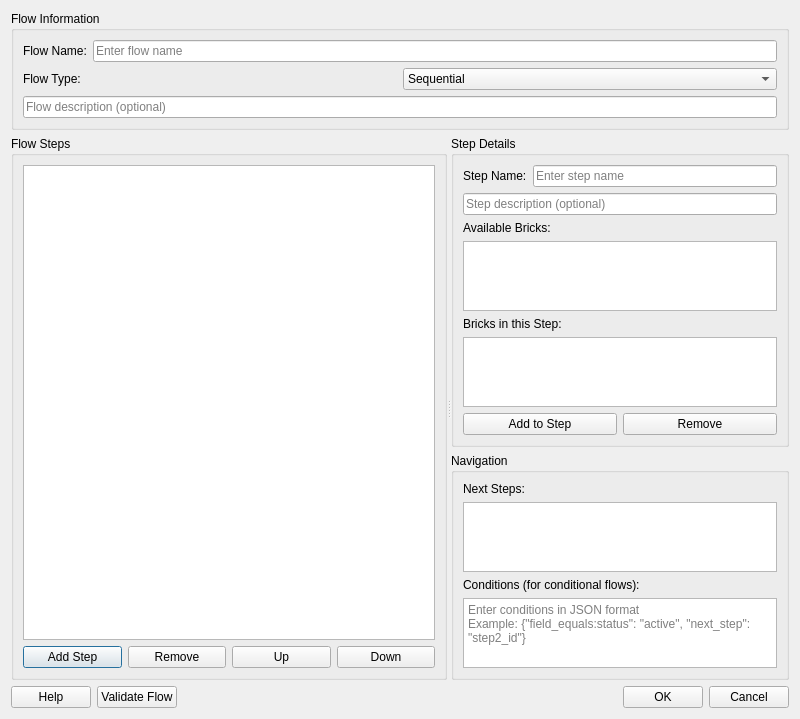
<?xml version="1.0" encoding="UTF-8"?>
<ui version="4.0">
 <class>FlowEditorDialog</class>
 <widget class="QDialog" name="FlowEditorDialog">
  <property name="geometry">
   <rect>
    <x>0</x>
    <y>0</y>
    <width>800</width>
    <height>600</height>
   </rect>
  </property>
  <property name="windowTitle">
   <string>Flow Editor</string>
  </property>
  <layout class="QVBoxLayout" name="dialogLayout">
   <item>
    <widget class="QGroupBox" name="flowInfoGroupBox">
     <property name="title">
      <string>Flow Information</string>
     </property>
     <layout class="QVBoxLayout" name="flowInfoLayout">
      <item>
       <layout class="QHBoxLayout" name="flowNameLayout">
        <item>
         <widget class="QLabel" name="flowNameLabel">
          <property name="text">
           <string>Flow Name:</string>
          </property>
         </widget>
        </item>
        <item>
         <widget class="QLineEdit" name="flowNameLineEdit">
          <property name="placeholderText">
           <string>Enter flow name</string>
          </property>
         </widget>
        </item>
       </layout>
      </item>
      <item>
       <layout class="QHBoxLayout" name="flowTypeLayout">
        <item>
         <widget class="QLabel" name="flowTypeLabel">
          <property name="text">
           <string>Flow Type:</string>
          </property>
         </widget>
        </item>
        <item>
         <widget class="QComboBox" name="flowTypeComboBox">
          <item>
           <property name="text">
            <string>Sequential</string>
           </property>
          </item>
          <item>
           <property name="text">
            <string>Conditional</string>
           </property>
          </item>
          <item>
           <property name="text">
            <string>Parallel</string>
           </property>
          </item>
          <item>
           <property name="text">
            <string>Dynamic</string>
           </property>
          </item>
         </widget>
        </item>
       </layout>
      </item>
      <item>
       <widget class="QLineEdit" name="flowDescriptionLineEdit">
        <property name="placeholderText">
         <string>Flow description (optional)</string>
        </property>
       </widget>
      </item>
     </layout>
    </widget>
   </item>
   <item>
    <widget class="QSplitter" name="editorSplitter">
     <property name="orientation">
      <enum>Qt::Horizontal</enum>
     </property>
     <widget class="QWidget" name="stepsPanel" native="true">
      <layout class="QVBoxLayout" name="stepsPanelLayout">
       <item>
        <widget class="QGroupBox" name="stepsGroupBox">
         <property name="title">
          <string>Flow Steps</string>
         </property>
         <layout class="QVBoxLayout" name="stepsLayout">
          <item>
           <widget class="QListWidget" name="stepsListWidget">
            <property name="toolTip">
             <string>Flow steps in order</string>
            </property>
           </widget>
          </item>
          <item>
           <layout class="QHBoxLayout" name="stepButtonsLayout">
            <item>
             <widget class="QPushButton" name="addStepButton">
              <property name="text">
               <string>Add Step</string>
              </property>
             </widget>
            </item>
            <item>
             <widget class="QPushButton" name="removeStepButton">
              <property name="text">
               <string>Remove</string>
              </property>
             </widget>
            </item>
            <item>
             <widget class="QPushButton" name="moveUpButton">
              <property name="text">
               <string>Up</string>
              </property>
             </widget>
            </item>
            <item>
             <widget class="QPushButton" name="moveDownButton">
              <property name="text">
               <string>Down</string>
              </property>
             </widget>
            </item>
           </layout>
          </item>
         </layout>
        </widget>
       </item>
      </layout>
     </widget>
     <widget class="QWidget" name="stepDetailsPanel" native="true">
      <layout class="QVBoxLayout" name="stepDetailsPanelLayout">
       <item>
        <widget class="QGroupBox" name="stepDetailsGroupBox">
         <property name="title">
          <string>Step Details</string>
         </property>
         <layout class="QVBoxLayout" name="stepDetailsLayout">
          <item>
           <layout class="QHBoxLayout" name="stepNameLayout">
            <item>
             <widget class="QLabel" name="stepNameLabel">
              <property name="text">
               <string>Step Name:</string>
              </property>
             </widget>
            </item>
            <item>
             <widget class="QLineEdit" name="stepNameLineEdit">
              <property name="placeholderText">
               <string>Enter step name</string>
              </property>
             </widget>
            </item>
           </layout>
          </item>
          <item>
           <widget class="QLineEdit" name="stepDescriptionLineEdit">
            <property name="placeholderText">
             <string>Step description (optional)</string>
            </property>
           </widget>
          </item>
          <item>
           <widget class="QLabel" name="availableBricksLabel">
            <property name="text">
             <string>Available Bricks:</string>
            </property>
           </widget>
          </item>
          <item>
           <widget class="QListWidget" name="availableBricksListWidget">
            <property name="toolTip">
             <string>Bricks available for this step</string>
            </property>
           </widget>
          </item>
          <item>
           <widget class="QLabel" name="stepBricksLabel">
            <property name="text">
             <string>Bricks in this Step:</string>
            </property>
           </widget>
          </item>
          <item>
           <widget class="QListWidget" name="stepBricksListWidget">
            <property name="toolTip">
             <string>Bricks assigned to this step</string>
            </property>
           </widget>
          </item>
          <item>
           <layout class="QHBoxLayout" name="brickButtonsLayout">
            <item>
             <widget class="QPushButton" name="addBrickToStepButton">
              <property name="text">
               <string>Add to Step</string>
              </property>
             </widget>
            </item>
            <item>
             <widget class="QPushButton" name="removeBrickFromStepButton">
              <property name="text">
               <string>Remove</string>
              </property>
             </widget>
            </item>
           </layout>
          </item>
         </layout>
        </widget>
       </item>
       <item>
        <widget class="QGroupBox" name="navigationGroupBox">
         <property name="title">
          <string>Navigation</string>
         </property>
         <layout class="QVBoxLayout" name="navigationLayout">
          <item>
           <widget class="QLabel" name="nextStepsLabel">
            <property name="text">
             <string>Next Steps:</string>
            </property>
           </widget>
          </item>
          <item>
           <widget class="QListWidget" name="nextStepsListWidget">
            <property name="toolTip">
             <string>Possible next steps</string>
            </property>
           </widget>
          </item>
          <item>
           <widget class="QLabel" name="conditionsLabel">
            <property name="text">
             <string>Conditions (for conditional flows):</string>
            </property>
           </widget>
          </item>
          <item>
           <widget class="QTextEdit" name="conditionsTextEdit">
            <property name="maximumHeight">
             <number>100</number>
            </property>
            <property name="placeholderText">
             <string>Enter conditions in JSON format
Example: {"field_equals:status": "active", "next_step": "step2_id"}</string>
            </property>
           </widget>
          </item>
         </layout>
        </widget>
       </item>
      </layout>
     </widget>
    </widget>
   </item>
   <item>
    <layout class="QHBoxLayout" name="dialogButtonsLayout">
     <item>
      <widget class="QPushButton" name="helpButton">
       <property name="text">
        <string>Help</string>
       </property>
      </widget>
     </item>
     <item>
      <widget class="QPushButton" name="validateFlowButton">
       <property name="text">
        <string>Validate Flow</string>
       </property>
      </widget>
     </item>
     <item>
      <spacer name="horizontalSpacer">
       <property name="orientation">
        <enum>Qt::Horizontal</enum>
       </property>
       <property name="sizeHint" stdset="0">
        <size>
         <width>40</width>
         <height>20</height>
        </size>
       </property>
      </spacer>
     </item>
     <item>
      <widget class="QPushButton" name="okButton">
       <property name="text">
        <string>OK</string>
       </property>
      </widget>
     </item>
     <item>
      <widget class="QPushButton" name="cancelButton">
       <property name="text">
        <string>Cancel</string>
       </property>
      </widget>
     </item>
    </layout>
   </item>
  </layout>
 </widget>
 <resources/>
 <connections/>
</ui>
